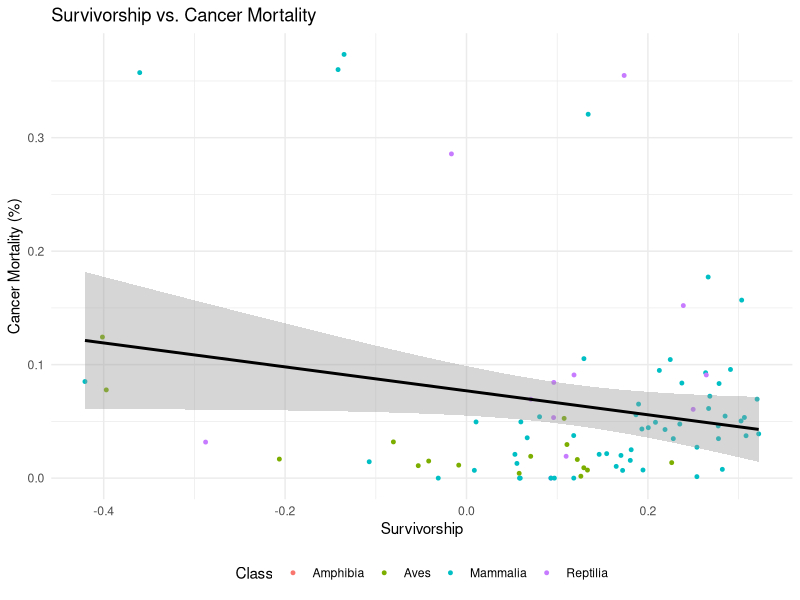

R code for this plot:
# Load libraries
library(ggplot2)
library(dplyr)


data <- read.csv("Fall 2025/Fall 2025 Clean Data/final_clean_mortality_data.csv")


# Scatterplot with linear regression line
ggplot(data, aes(x = shape_value, y = ZIMS_Cancer_Mortality, color = Class)) +
  geom_point(alpha = 1, size = 1) +  # points
  geom_smooth(method = "lm", se = TRUE, color = "black") +   # regression line
  theme_minimal() +
  labs(
    x = "Survivorship",
    y = "Cancer Mortality (%)",
    color = "Class", 
    title = "Survivorship vs. Cancer Mortality"
  ) +
  theme(legend.position = "bottom") 


# Run the linear model
model <- lm(ZIMS_Cancer_Mortality ~ shape_value, data = data)

# See results
summary(model)
